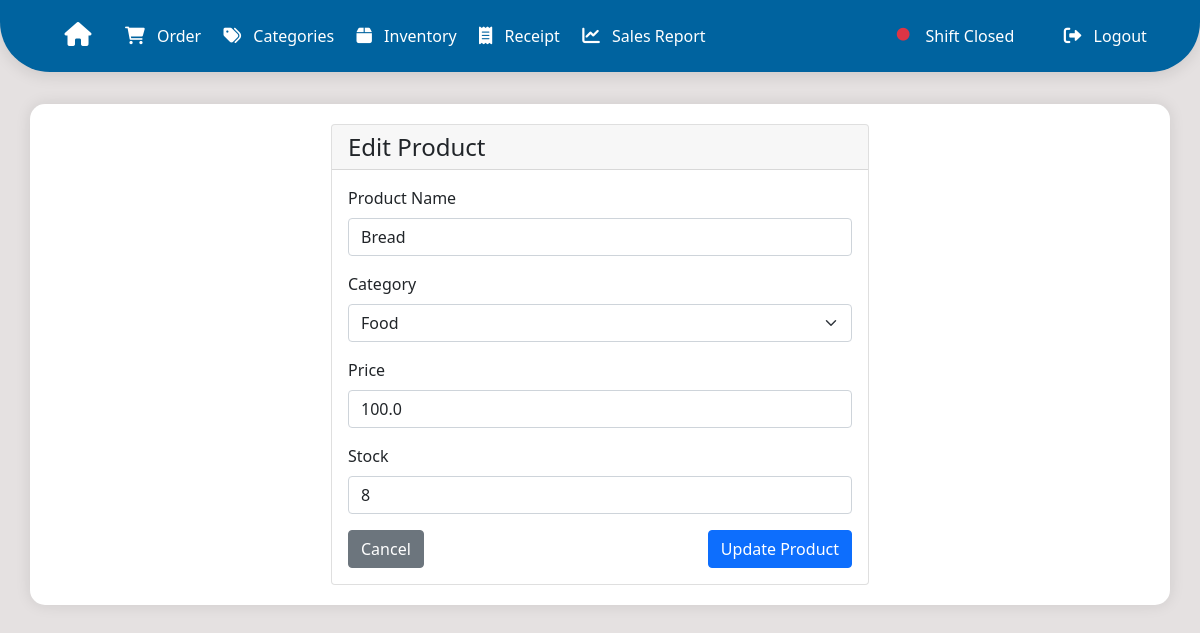
The app's page /edit_product/2 (signed in) with its own data.
### app.py (models this page shows, shortened)
class Product(db.Model):
    id = db.Column(db.Integer, primary_key=True)
    name = db.Column(db.String(100), nullable=False)
    price = db.Column(db.Float, nullable=False)
    stock = db.Column(db.Integer, nullable=False)
    category_id = db.Column(db.Integer, db.ForeignKey('category.id', ondelete='SET NULL'), nullable=True)
    user_id = db.Column(db.Integer, db.ForeignKey('user.id', ondelete='CASCADE'), nullable=False)

class Category(db.Model):
    id = db.Column(db.Integer, primary_key=True)
    name = db.Column(db.String(100), nullable=False)
    user_id = db.Column(db.Integer, db.ForeignKey('user.id', ondelete='CASCADE'), nullable=False)
    products = db.relationship('Product', backref='category', lazy=True, cascade="all, delete-orphan")

### app.py (the view, shortened to what this page needs)
@app.route('/edit_product/<int:id>', methods=['GET', 'POST'])
def edit_product(id):
    if 'user_id' not in session:
        return redirect(url_for('login'))
    product = Product.query.get_or_404(id)
    if product.user_id != session['user_id']:
        flash('You can only edit your own products')
        return redirect(url_for('products'))
    categories = Category.query.all()
    return render_template('edit_product.html', product=product, categories=categories)

### templates/edit_product.html (shortened to what this page needs)
{% extends "base.html" %}
{% block content %}
<div class="row justify-content-center">
    <div class="col-md-6">
        <div class="card">
            <div class="card-header">
                <h4 class="mb-0">Edit Product</h4>
            </div>
            <div class="card-body">
                <form method="POST">
                    <div class="mb-3">
                        <label for="name" class="form-label">Product Name</label>
                        <input type="text" class="form-control" id="name" name="name" value="{{ product.name }}" required>
                    </div>
                    <div class="mb-3">
                        <label for="category_id" class="form-label">Category</label>
                        <select class="form-select" id="category_id" name="category_id">
                            {% for category in categories %}
                            <option value="{{ category.id }}" {% if product.category_id == category.id %}selected{% endif %}>
                                {{ category.name }}
                            </option>
                            {% endfor %}
                        </select>
                    </div>
                    <div class="mb-3">
                        <label for="price" class="form-label">Price</label>
                        <input type="number" class="form-control" id="price" name="price" step="0.01" min="0" value="{{ product.price }}" required>
                    </div>
                    <div class="mb-3">
                        <label for="stock" class="form-label">Stock</label>
                        <input type="number" class="form-control" id="stock" name="stock" min="0" value="{{ product.stock }}" required>
                    </div>
                    <div class="d-flex justify-content-between">
                        <a href="{{ url_for('products') }}" class="btn btn-secondary">Cancel</a>
                        <button type="submit" class="btn btn-primary">Update Product</button>
                    </div>
                </form>
            </div>
        </div>
    </div>
</div>
{% endblock %}

### templates/base.html (style rules this page uses)
body { background-color: #e5e1e1; min-height: 100vh; }
* { scrollbar-width: thin; scrollbar-color: #034a75 rgba(3, 74, 117, 0.1); }

### records on screen
Product: name "Bread", category_id "Food", price "100.0", stock "8"
